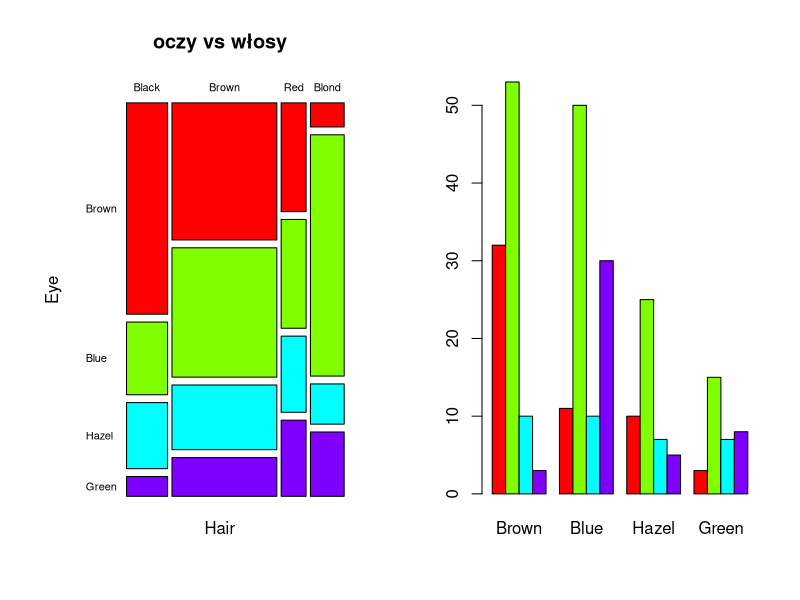

This figure's R source:
tab <- HairEyeColor
View(tab)

# H0: kolor oczu u mężczyzn jest cechą statystycznie niezależną od koloru włosów

m <- tab[, , 1] # some magic numbers...
m

# NOTE: do testu niezależności chisq.test !!!
test <- chisq.test(m)
test
# p-value < 0.05 - obala H0, kolor oczu i włosów jest od siebie zależny

par(mfrow = c(1, 2))
mosaicplot(m, las = 1, col = rainbow(4), main = "oczy vs włosy")
barplot(m, beside = TRUE, col = rainbow(4))
par(mfrow = c(1, 1))

male <- tab[, , 1]
male <- cbind(male, Suma1 = rowSums(male))
male <- rbind(male, Suma2 = colSums(male))
male

# NOTE:
# test niezależności chisq.test
# wykres mozaikowy
